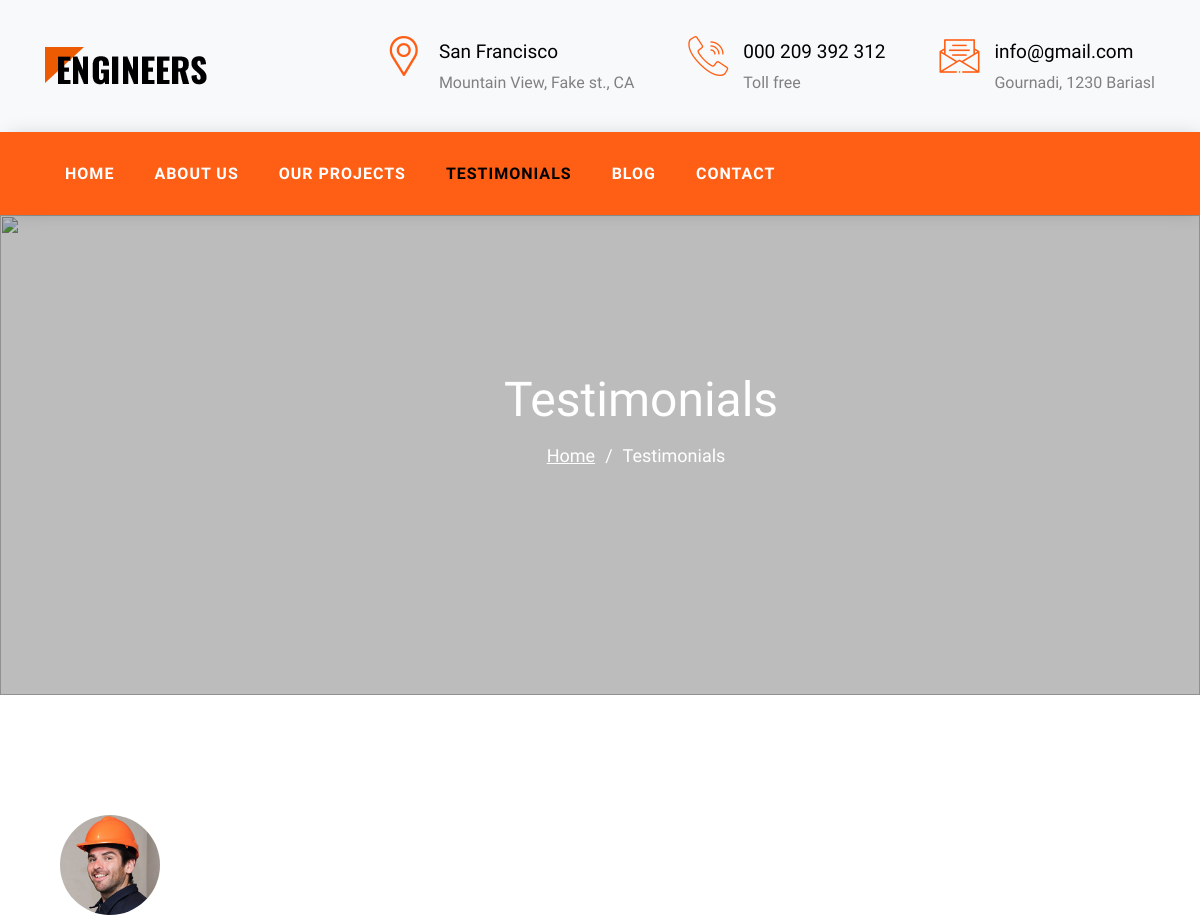
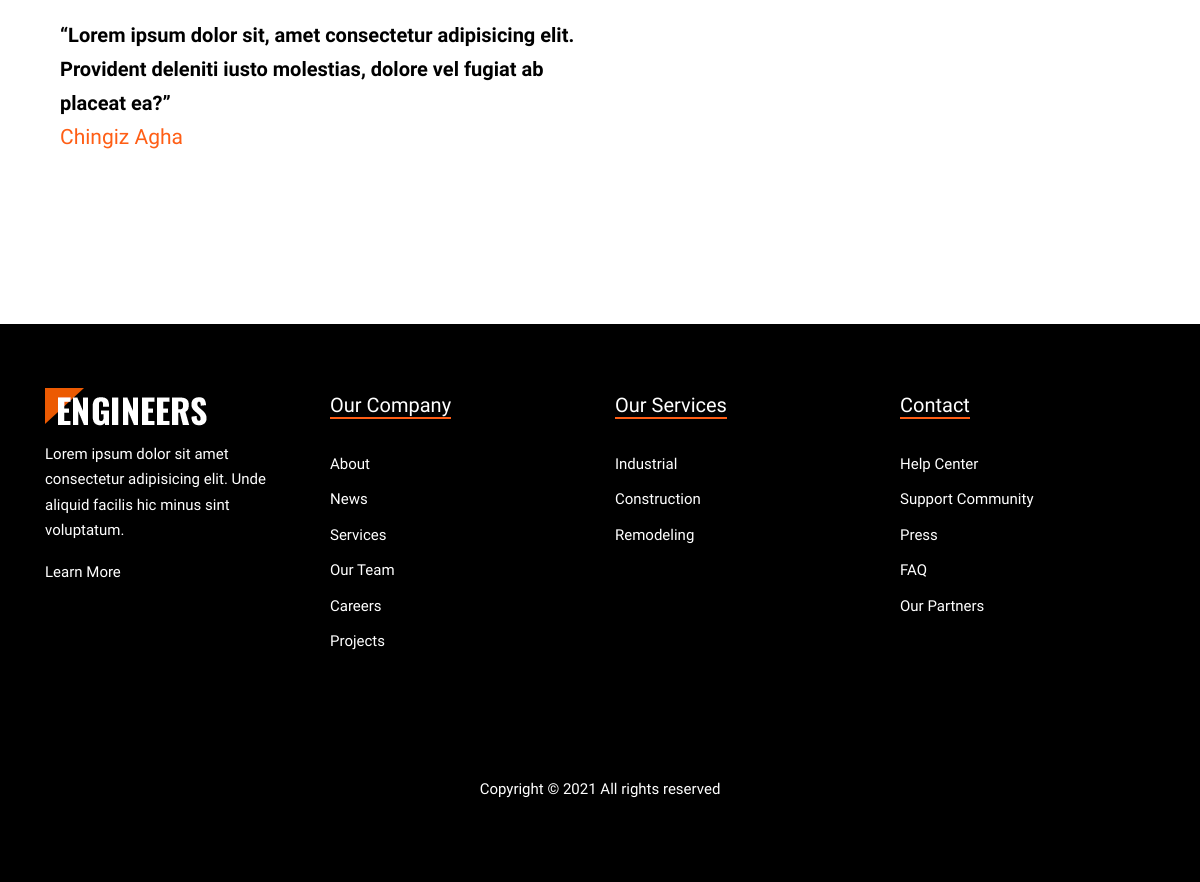
Page /testi on the committed database (2 pictures, top to bottom).
### engineers/models.py (models this page shows)
class Address(db.Model):
    id = db.Column(db.Integer, primary_key=True)
    icon = db.Column(db.String(20), nullable=True)
    desc = db.Column(db.String(50), nullable=False)
    big_desc = db.Column(db.String(75), nullable=False)

class Testi(db.Model):
    id = db.Column(db.Integer, primary_key=True)
    name = db.Column(db.String(50), nullable=False)
    image = db.Column(db.String(20))
    desc = db.Column(db.Text, nullable=False)

### engineers/controllers.py (the view)
@app.route('/testi')
def testi():
    testis = Testi.query.all()
    address = Address.query.all()
    return render_template('app/testi.html', testis=testis, address=address)

### engineers/templates/app/testi.html (shortened to what this page needs)
{% extends 'app/base.html' %}
{% block content %}
    <menu>
        <div class="row nav-sticky">
            <div class="row-nav col-12 ff-oswald">
                <ul class="d-flex nav-ul color-fff">
                    <li class="nav-li"><a href="/index" >Home</a></li>
                    <li class="nav-li"><a href="/about" >About Us</a></li>
                    <li class="nav-li"><a href="/projects">Our Projects</a></li>
                    <li class="nav-li"><a href="/testi" class="selected">Testimonials</a></li>
                    <li class="nav-li"><a href="/blog" >Blog</a></li>
                    <li class="nav-li"><a href="/contact" >Contact</a></li>
                </ul>
            </div>
        </div>
    </menu>
    <section>
        <figure class="bg-img-fig height-60vh">
            <div class="overlay"></div>
            <img src="{{ url_for('static', filename='img/hero_1.jpg')}}" alt="" class="bg-img user-none">
            <div class="row-title ">
                <div class="about-section-title txt-algn-cnt max-w-1140 p-abs margin-0-auto">
                    <h2 class="margin-0">Testimonials</h2>
                    <p class="d-flex jc-center ff-mulish ">
                        <a href="/index" class="color-fff margin-r-1">Home</a>
                        <span class="margin-r-1">/</span>
                        <span class="margin-r-1">Testimonials</span>
                    </p>
                </div>
            </div>
        </figure>
    </section>
    <div class="block-testi">
        <div class="container max-w-1140 margin-0-auto">
            <div class="row d-flex f-wrap">
                {% for testi in testis %}
                <div class="col-6">
                    <div class="testimonials">
                        <figure class="testi-fig">
                            <img src="static/uploads/{{testi.image}}" alt="">
                        </figure>
                        <p>
                            {{testi.desc}}
                        </p>
                        <span class="span-orange">
                            {{testi.name}}
                        </span>
                    </div>
                </div>
                {% endfor %}
            </div>
        </div>
    </div>
    {% endblock %}

### engineers/templates/includes/header.html
<header>
    <section id="section-head-1">
        <div class="container container-head">
            <div class="row row-head-contact d-flex">
                <figure class="img-head-contact">
                    <a href="#"><img src="{{ url_for('static', filename='img/logo.png')}}" alt="logo-engineers" class="img-logo"></a>
                </figure>
                {% for add in address %}
                <div class="box-head-contact d-flex">
                    <i class="{{add.icon}} head-icon"></i>
                    <div class="contact-text">
                        <div class="top-text ff-oswald f-weight">{{add.desc}}</div>
                        <div class="bottom-text ff-mulish">{{add.big_desc}}</div>
                    </div>
                </div>
                {% endfor %}
            </div>
        </div>
    </section>
</header>

### engineers/static/css/style.css (style rules this page uses)
* { box-sizing: border-box; margin: 0; padding: 0; }
body { line-height: 1.7; font-family: "Oswald", sans-serif; }
.container { width: 100%; padding-right: 15px; padding-left: 15px; margin-right: auto; margin-left: auto; }
.container-head { background-color: #f8f9fa; }
.img-head-contact { width: 285px; height: 38px; margin: 0; padding: 0 0; }
.img-logo { width: 162px; object-fit: cover; }
.row-head-contact { max-width: 1140px; margin: 0 auto; align-items: center; justify-content: space-between; padding: 40px 15px; height: 132px; }
.top-text { font-size: 19px; color: #000; }
.bottom-text { font-size: 16px; color: #808080; font-style: normal; }
.head-icon { margin-right: 15px; font-size: 40px; color: #ff5e15; line-height: 1.5px; }
menu { position: sticky; top: 0%; z-index: 5; box-shadow: 4px 0 20px -5px rgb(0 0 0 / 20%); }
.row-nav { background-color: #ff5e15; align-items: center; padding: 8px 0; }
.nav-ul { align-items: center; text-align: left; width: 1110px; margin: 0 auto; }
.nav-li { font-size: 16px; letter-spacing: 1px; font-weight: 500; text-transform: uppercase; padding: 20px 20px; color: #fff; cursor: pointer; transition: 0.3s all ease 0s; font-weight: 900; }
.nav-li a { color: #fff; transition: all 0.3s ease 0s; }
.bg-img-fig { height: 90vh; width: 100%; position: relative; }
.bg-img { object-fit: cover; width: 100%; }
.overlay { position: absolute; top: 0; left: 0; width: 100%; height: 100%; opacity: 0.3; background-color: #222; }
.main-text .main-h2, h2 { font-size: 32px; margin-bottom: 48px; }
.testi-fig { width: 100px; height: 100px; border-radius: 50%; margin-bottom: 20px; }
.testi-fig img { border-radius: 50%; }
.testimonials { padding: 0 15px; }
.about-section-title { top: 30%; left: 42%; transform: translateY(80%); display: inline-block; color: #fff; opacity: 0; }
.about-section-title h2 { font-size: 48px; }
.about-section-title p { font-size: 18px; }
.about-section-title p a { text-decoration: underline; }
.block-testi { padding: 7.5rem 0; }
.block-testi .testimonials { margin-bottom: 3rem; padding: 0 15px; }
.block-testi p { font-size: 20px; font-weight: 700; font-family: "Mulish", sans-serif; }
.selected { color: #000 !important; }
._active { transform: translateY(0%); opacity: 1; transition: all 1.2s ease 0s; }

### engineers/static/css/grid.css (style rules this page uses)
.col-6 { width: 50%; }
.col-12 { width: 100%; }

### engineers/static/css/utilities.css (style rules this page uses)
img { width: 100%; height: 100%; }
ul { list-style: none; margin: 0; padding: 0; }
a { text-decoration: none; color: #000; }
.d-flex { display: flex; }
.ff-oswald { font-family: 'Oswald', sans-serif; }
.ff-mulish { font-family: 'Mulish', sans-serif; }
h2 { font-weight: 300; margin: 0; }
.span-orange { font-size: 21px; font-weight: 300; color: #ff5e15; }
.max-w-1140 { max-width: 1140px; }
.margin-0-auto { margin: 0 auto; }
.jc-center { justify-content: center; }
.txt-algn-cnt { text-align: center; }
.height-60vh { height: 60vh !important; }
.color-fff { color: #fff !important; }
.p-abs { position: absolute; }
.user-none { user-select: none; }
.margin-0 { margin: 0; }
.margin-r-1 { margin-right: 10px; }
.f-weight { font-weight: 500; }
.f-wrap { flex-wrap: wrap; }
.selected { color: #000 !important; }
._active { transform: translateY(0%); opacity: 1; transition: all 1.2s ease 0s; }

### rows in the picture
Address: desc "San Francisco", big_desc "Mountain View, Fake st., CA"
Address: desc "000 209 392 312", big_desc "Toll free"
Address: desc "info@gmail.com", big_desc "Gournadi, 1230 Bariasl"
Testi: image (picture), desc "“Lorem ipsum dolor sit, amet consectetur adipisicing elit. Provident deleniti iusto molestias, dolore vel fugiat ab placeat ea?”", name "Chingiz Agha"
